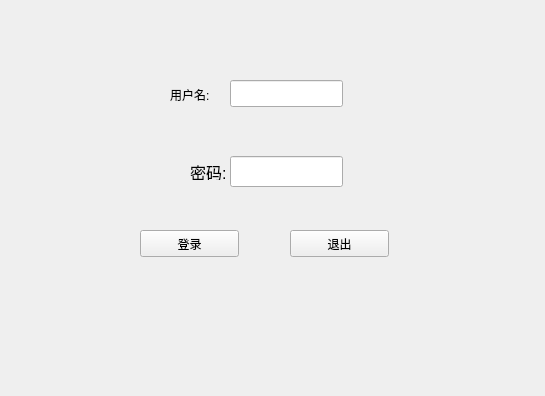
<?xml version="1.0" encoding="UTF-8"?>
<ui version="4.0">
 <class>login</class>
 <widget class="QWidget" name="login">
  <property name="geometry">
   <rect>
    <x>0</x>
    <y>0</y>
    <width>545</width>
    <height>396</height>
   </rect>
  </property>
  <property name="windowTitle">
   <string>User Login</string>
  </property>
  <widget class="QLineEdit" name="usrLineEdit">
   <property name="geometry">
    <rect>
     <x>230</x>
     <y>80</y>
     <width>113</width>
     <height>27</height>
    </rect>
   </property>
  </widget>
  <widget class="QLineEdit" name="pwdLineEdit">
   <property name="geometry">
    <rect>
     <x>230</x>
     <y>156</y>
     <width>113</width>
     <height>31</height>
    </rect>
   </property>
  </widget>
  <widget class="QLabel" name="usrLabel">
   <property name="geometry">
    <rect>
     <x>170</x>
     <y>80</y>
     <width>51</width>
     <height>31</height>
    </rect>
   </property>
   <property name="text">
    <string>&lt;html&gt;&lt;head/&gt;&lt;body&gt;&lt;p&gt;用户名:&lt;/p&gt;&lt;/body&gt;&lt;/html&gt;</string>
   </property>
   <property name="textInteractionFlags">
    <set>Qt::LinksAccessibleByMouse|Qt::TextEditable</set>
   </property>
  </widget>
  <widget class="QLabel" name="pwdLabel">
   <property name="geometry">
    <rect>
     <x>190</x>
     <y>160</y>
     <width>41</width>
     <height>20</height>
    </rect>
   </property>
   <property name="text">
    <string>&lt;html&gt;&lt;head/&gt;&lt;body&gt;&lt;p&gt;&lt;span style=&quot; font-size:12pt;&quot;&gt;密码:&lt;/span&gt;&lt;/p&gt;&lt;/body&gt;&lt;/html&gt;</string>
   </property>
  </widget>
  <widget class="QPushButton" name="loginBtn">
   <property name="geometry">
    <rect>
     <x>140</x>
     <y>230</y>
     <width>99</width>
     <height>27</height>
    </rect>
   </property>
   <property name="text">
    <string>登录</string>
   </property>
  </widget>
  <widget class="QPushButton" name="exitBtn">
   <property name="geometry">
    <rect>
     <x>290</x>
     <y>230</y>
     <width>99</width>
     <height>27</height>
    </rect>
   </property>
   <property name="text">
    <string>退出</string>
   </property>
  </widget>
 </widget>
 <resources/>
 <connections>
  <connection>
   <sender>exitBtn</sender>
   <signal>clicked()</signal>
   <receiver>login</receiver>
   <slot>close()</slot>
   <hints>
    <hint type="sourcelabel">
     <x>339</x>
     <y>243</y>
    </hint>
    <hint type="destinationlabel">
     <x>272</x>
     <y>197</y>
    </hint>
   </hints>
  </connection>
 </connections>
</ui>
